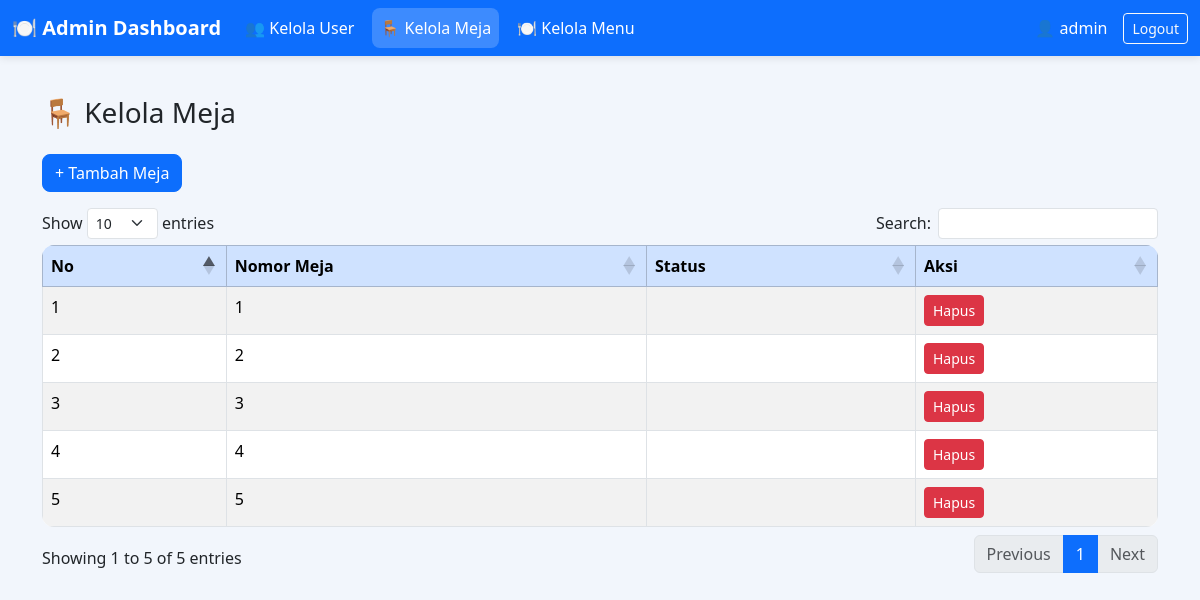
The app's page /admin/meja.php (signed in) with its own data.
### tables this page shows
CREATE TABLE `meja` (
  `id` int(11) NOT NULL,
  `nomor_meja` varchar(10) DEFAULT NULL,
  `status` enum('available','occupied') DEFAULT NULL
);

### admin/meja.php (the view, shortened to what this page needs)
<?php
include '../config/koneksi.php';
?>
<!DOCTYPE html>
<html lang="id">
<head>
    <link href="https://cdn.jsdelivr.net/npm/bootstrap@5.3.2/dist/css/bootstrap.min.css" rel="stylesheet">
    <link href="https://cdn.datatables.net/1.13.4/css/dataTables.bootstrap5.min.css" rel="stylesheet">
</head>
<body>
<nav class="navbar navbar-expand-lg navbar-dark bg-primary fixed-top">
    <div class="container-fluid">
        <a class="navbar-brand fw-bold" href="#">🍽️ Admin Dashboard</a>
        <div class="collapse navbar-collapse" id="navbarAdmin">
            <ul class="navbar-nav me-auto mb-2 mb-lg-0">
                <li class="nav-item">
                    <a class="nav-link" href="user.php">👥 Kelola User</a>
                </li>
                <li class="nav-item">
                    <a class="nav-link active" href="meja.php">🪑 Kelola Meja</a>
                </li>
                <li class="nav-item">
                    <a class="nav-link" href="menu.php">🍽️ Kelola Menu</a>
                </li>
            </ul>
            <span class="text-white me-3">👤 <?= $_SESSION['username']; ?></span>
            <a href="../logout.php" class="btn btn-outline-light btn-sm">Logout</a>
        </div>
    </div>
</nav>
<div class="container mt-5 pt-5">
    <h3 class="mb-4">🪑 Kelola Meja</h3>
    <button class="btn btn-primary mb-3" data-bs-toggle="modal" data-bs-target="#tambahModal">+ Tambah Meja</button>
    <div class="table-responsive">
        <table id="mejaTable" class="table table-striped table-bordered">
            <thead class="table-primary">
                <tr>
                    <th>No</th>
                    <th>Nomor Meja</th>
                    <th>Status</th>
                    <th>Aksi</th>
                </tr>
            </thead>
            <tbody>
                <?php
                $no = 1;
                $meja = mysqli_query($koneksi, "SELECT * FROM meja");
                while ($row = mysqli_fetch_assoc($meja)) {
                    echo "<tr>
                            <td>{$no}</td>
                            <td>{$row['nomor_meja']}</td>
                            <td>{$row['status']}</td>
                            <td>
                                <a href='?hapus={$row['id']}' onclick=\"return confirm('Yakin hapus?')\" class='btn btn-danger btn-sm'>Hapus</a>
                            </td>
                          </tr>";
                    $no++;
                }
                ?>
            </tbody>
        </table>
    </div>
</div>
</body>
</html>

### admin/meja.php (style rules this page uses)
body { background-color: #f2f6fc; }
.navbar { box-shadow: 0 2px 8px rgba(0,0,0,0.1); }
.nav-link { color: white !important; font-weight: 500; margin-right: 10px; padding: 8px 16px; border-radius: 8px; transition: 0.3s; }
.nav-link:hover, .nav-link.active { background-color: rgba(255,255,255,0.2); }
.table { background: white; border-radius: 12px; overflow: hidden; }
.btn-primary { border-radius: 8px; }

### records on screen
meja: nomor_meja "1"
meja: nomor_meja "2"
meja: nomor_meja "3"
meja: nomor_meja "4"
meja: nomor_meja "5"

### other values on screen
$_SESSION['username'] "admin"
